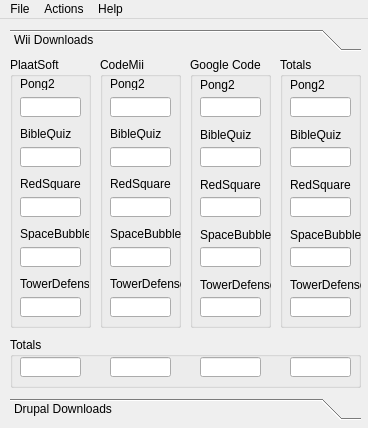
<?xml version="1.0" encoding="UTF-8"?>
<ui version="4.0">
 <class>MainWindow</class>
 <widget class="QMainWindow" name="MainWindow">
  <property name="geometry">
   <rect>
    <x>0</x>
    <y>0</y>
    <width>368</width>
    <height>428</height>
   </rect>
  </property>
  <property name="sizePolicy">
   <sizepolicy hsizetype="Fixed" vsizetype="Fixed">
    <horstretch>0</horstretch>
    <verstretch>0</verstretch>
   </sizepolicy>
  </property>
  <property name="windowTitle">
   <string/>
  </property>
  <property name="windowIcon">
   <iconset>
    <normaloff>images/open.png</normaloff>images/open.png</iconset>
  </property>
  <widget class="QWidget" name="centralWidget">
   <widget class="QToolBox" name="toolBox">
    <property name="geometry">
     <rect>
      <x>10</x>
      <y>10</y>
      <width>351</width>
      <height>391</height>
     </rect>
    </property>
    <property name="currentIndex">
     <number>0</number>
    </property>
    <widget class="QWidget" name="page">
     <property name="geometry">
      <rect>
       <x>0</x>
       <y>0</y>
       <width>351</width>
       <height>337</height>
      </rect>
     </property>
     <attribute name="label">
      <string>Wii Downloads</string>
     </attribute>
     <widget class="QGroupBox" name="groupBox">
      <property name="geometry">
       <rect>
        <x>0</x>
        <y>0</y>
        <width>81</width>
        <height>271</height>
       </rect>
      </property>
      <property name="title">
       <string>PlaatSoft</string>
      </property>
      <widget class="QLabel" name="label">
       <property name="geometry">
        <rect>
         <x>10</x>
         <y>20</y>
         <width>69</width>
         <height>13</height>
        </rect>
       </property>
       <property name="text">
        <string>Pong2</string>
       </property>
      </widget>
      <widget class="QLabel" name="label_4">
       <property name="geometry">
        <rect>
         <x>10</x>
         <y>120</y>
         <width>69</width>
         <height>13</height>
        </rect>
       </property>
       <property name="text">
        <string>RedSquare</string>
       </property>
      </widget>
      <widget class="QLabel" name="label_3">
       <property name="geometry">
        <rect>
         <x>10</x>
         <y>70</y>
         <width>69</width>
         <height>13</height>
        </rect>
       </property>
       <property name="text">
        <string>BibleQuiz</string>
       </property>
      </widget>
      <widget class="QLabel" name="label_2">
       <property name="geometry">
        <rect>
         <x>10</x>
         <y>170</y>
         <width>69</width>
         <height>13</height>
        </rect>
       </property>
       <property name="text">
        <string>SpaceBubble</string>
       </property>
      </widget>
      <widget class="QLabel" name="label_5">
       <property name="geometry">
        <rect>
         <x>10</x>
         <y>220</y>
         <width>69</width>
         <height>13</height>
        </rect>
       </property>
       <property name="text">
        <string>TowerDefense</string>
       </property>
      </widget>
      <widget class="QLineEdit" name="pong2Edit">
       <property name="geometry">
        <rect>
         <x>10</x>
         <y>40</y>
         <width>61</width>
         <height>20</height>
        </rect>
       </property>
       <property name="readOnly">
        <bool>true</bool>
       </property>
      </widget>
      <widget class="QLineEdit" name="bibleQuizEdit">
       <property name="geometry">
        <rect>
         <x>10</x>
         <y>90</y>
         <width>61</width>
         <height>20</height>
        </rect>
       </property>
       <property name="readOnly">
        <bool>true</bool>
       </property>
      </widget>
      <widget class="QLineEdit" name="redSquareEdit">
       <property name="geometry">
        <rect>
         <x>10</x>
         <y>140</y>
         <width>61</width>
         <height>20</height>
        </rect>
       </property>
       <property name="readOnly">
        <bool>true</bool>
       </property>
      </widget>
      <widget class="QLineEdit" name="spaceBubbleEdit">
       <property name="geometry">
        <rect>
         <x>10</x>
         <y>190</y>
         <width>61</width>
         <height>20</height>
        </rect>
       </property>
       <property name="readOnly">
        <bool>true</bool>
       </property>
      </widget>
      <widget class="QLineEdit" name="towerDefenseEdit">
       <property name="geometry">
        <rect>
         <x>10</x>
         <y>240</y>
         <width>61</width>
         <height>20</height>
        </rect>
       </property>
       <property name="readOnly">
        <bool>true</bool>
       </property>
      </widget>
     </widget>
     <widget class="QGroupBox" name="groupBox_2">
      <property name="geometry">
       <rect>
        <x>180</x>
        <y>0</y>
        <width>81</width>
        <height>271</height>
       </rect>
      </property>
      <property name="title">
       <string>Google Code</string>
      </property>
      <widget class="QLabel" name="label_11">
       <property name="geometry">
        <rect>
         <x>10</x>
         <y>20</y>
         <width>101</width>
         <height>16</height>
        </rect>
       </property>
       <property name="text">
        <string>Pong2</string>
       </property>
      </widget>
      <widget class="QLabel" name="label_12">
       <property name="geometry">
        <rect>
         <x>10</x>
         <y>70</y>
         <width>101</width>
         <height>16</height>
        </rect>
       </property>
       <property name="text">
        <string>BibleQuiz</string>
       </property>
      </widget>
      <widget class="QLabel" name="label_13">
       <property name="geometry">
        <rect>
         <x>10</x>
         <y>120</y>
         <width>91</width>
         <height>16</height>
        </rect>
       </property>
       <property name="text">
        <string>RedSquare</string>
       </property>
      </widget>
      <widget class="QLabel" name="label_14">
       <property name="geometry">
        <rect>
         <x>10</x>
         <y>170</y>
         <width>91</width>
         <height>16</height>
        </rect>
       </property>
       <property name="text">
        <string>SpaceBubble</string>
       </property>
      </widget>
      <widget class="QLabel" name="label_15">
       <property name="geometry">
        <rect>
         <x>10</x>
         <y>220</y>
         <width>81</width>
         <height>16</height>
        </rect>
       </property>
       <property name="text">
        <string>TowerDefense</string>
       </property>
      </widget>
      <widget class="QLineEdit" name="pong2Edit3">
       <property name="geometry">
        <rect>
         <x>10</x>
         <y>40</y>
         <width>61</width>
         <height>20</height>
        </rect>
       </property>
       <property name="readOnly">
        <bool>true</bool>
       </property>
      </widget>
      <widget class="QLineEdit" name="bibleQuizEdit3">
       <property name="geometry">
        <rect>
         <x>10</x>
         <y>90</y>
         <width>61</width>
         <height>20</height>
        </rect>
       </property>
       <property name="readOnly">
        <bool>true</bool>
       </property>
      </widget>
      <widget class="QLineEdit" name="redSquareEdit3">
       <property name="geometry">
        <rect>
         <x>10</x>
         <y>140</y>
         <width>61</width>
         <height>20</height>
        </rect>
       </property>
       <property name="readOnly">
        <bool>true</bool>
       </property>
      </widget>
      <widget class="QLineEdit" name="spaceBubbleEdit3">
       <property name="geometry">
        <rect>
         <x>10</x>
         <y>190</y>
         <width>61</width>
         <height>20</height>
        </rect>
       </property>
       <property name="readOnly">
        <bool>true</bool>
       </property>
      </widget>
      <widget class="QLineEdit" name="towerDefenseEdit3">
       <property name="geometry">
        <rect>
         <x>10</x>
         <y>240</y>
         <width>61</width>
         <height>20</height>
        </rect>
       </property>
       <property name="readOnly">
        <bool>true</bool>
       </property>
      </widget>
     </widget>
     <widget class="QGroupBox" name="groupBox_4">
      <property name="geometry">
       <rect>
        <x>270</x>
        <y>0</y>
        <width>81</width>
        <height>271</height>
       </rect>
      </property>
      <property name="title">
       <string>Totals</string>
      </property>
      <widget class="QLabel" name="label_16">
       <property name="geometry">
        <rect>
         <x>10</x>
         <y>20</y>
         <width>71</width>
         <height>16</height>
        </rect>
       </property>
       <property name="text">
        <string>Pong2</string>
       </property>
      </widget>
      <widget class="QLabel" name="label_17">
       <property name="geometry">
        <rect>
         <x>10</x>
         <y>70</y>
         <width>71</width>
         <height>16</height>
        </rect>
       </property>
       <property name="text">
        <string>BibleQuiz</string>
       </property>
      </widget>
      <widget class="QLabel" name="label_18">
       <property name="geometry">
        <rect>
         <x>10</x>
         <y>120</y>
         <width>71</width>
         <height>16</height>
        </rect>
       </property>
       <property name="text">
        <string>RedSquare</string>
       </property>
      </widget>
      <widget class="QLabel" name="label_19">
       <property name="geometry">
        <rect>
         <x>10</x>
         <y>170</y>
         <width>71</width>
         <height>16</height>
        </rect>
       </property>
       <property name="text">
        <string>SpaceBubble</string>
       </property>
      </widget>
      <widget class="QLabel" name="label_20">
       <property name="geometry">
        <rect>
         <x>10</x>
         <y>220</y>
         <width>71</width>
         <height>16</height>
        </rect>
       </property>
       <property name="text">
        <string>TowerDefense</string>
       </property>
      </widget>
      <widget class="QLineEdit" name="pong2Edit4">
       <property name="geometry">
        <rect>
         <x>10</x>
         <y>40</y>
         <width>61</width>
         <height>20</height>
        </rect>
       </property>
       <property name="font">
        <font>
         <weight>75</weight>
         <bold>true</bold>
        </font>
       </property>
       <property name="readOnly">
        <bool>true</bool>
       </property>
      </widget>
      <widget class="QLineEdit" name="bibleQuizEdit4">
       <property name="geometry">
        <rect>
         <x>10</x>
         <y>90</y>
         <width>61</width>
         <height>20</height>
        </rect>
       </property>
       <property name="font">
        <font>
         <weight>75</weight>
         <bold>true</bold>
        </font>
       </property>
       <property name="readOnly">
        <bool>true</bool>
       </property>
      </widget>
      <widget class="QLineEdit" name="redSquareEdit4">
       <property name="geometry">
        <rect>
         <x>10</x>
         <y>140</y>
         <width>61</width>
         <height>20</height>
        </rect>
       </property>
       <property name="font">
        <font>
         <weight>75</weight>
         <bold>true</bold>
        </font>
       </property>
       <property name="readOnly">
        <bool>true</bool>
       </property>
      </widget>
      <widget class="QLineEdit" name="spaceBubbleEdit4">
       <property name="geometry">
        <rect>
         <x>10</x>
         <y>190</y>
         <width>61</width>
         <height>20</height>
        </rect>
       </property>
       <property name="font">
        <font>
         <weight>75</weight>
         <bold>true</bold>
        </font>
       </property>
       <property name="readOnly">
        <bool>true</bool>
       </property>
      </widget>
      <widget class="QLineEdit" name="towerDefenseEdit4">
       <property name="geometry">
        <rect>
         <x>10</x>
         <y>240</y>
         <width>61</width>
         <height>20</height>
        </rect>
       </property>
       <property name="font">
        <font>
         <weight>75</weight>
         <bold>true</bold>
        </font>
       </property>
       <property name="readOnly">
        <bool>true</bool>
       </property>
      </widget>
     </widget>
     <widget class="QGroupBox" name="groupBox_5">
      <property name="geometry">
       <rect>
        <x>0</x>
        <y>280</y>
        <width>351</width>
        <height>51</height>
       </rect>
      </property>
      <property name="title">
       <string>Totals</string>
      </property>
      <widget class="QLineEdit" name="totals">
       <property name="geometry">
        <rect>
         <x>10</x>
         <y>20</y>
         <width>61</width>
         <height>20</height>
        </rect>
       </property>
       <property name="font">
        <font>
         <weight>75</weight>
         <bold>true</bold>
        </font>
       </property>
       <property name="readOnly">
        <bool>true</bool>
       </property>
      </widget>
      <widget class="QLineEdit" name="totals2">
       <property name="geometry">
        <rect>
         <x>100</x>
         <y>20</y>
         <width>61</width>
         <height>20</height>
        </rect>
       </property>
       <property name="font">
        <font>
         <weight>75</weight>
         <bold>true</bold>
        </font>
       </property>
       <property name="readOnly">
        <bool>true</bool>
       </property>
      </widget>
      <widget class="QLineEdit" name="totals3">
       <property name="geometry">
        <rect>
         <x>190</x>
         <y>20</y>
         <width>61</width>
         <height>20</height>
        </rect>
       </property>
       <property name="font">
        <font>
         <weight>75</weight>
         <bold>true</bold>
        </font>
       </property>
       <property name="readOnly">
        <bool>true</bool>
       </property>
      </widget>
      <widget class="QLineEdit" name="totals4">
       <property name="geometry">
        <rect>
         <x>280</x>
         <y>20</y>
         <width>61</width>
         <height>20</height>
        </rect>
       </property>
       <property name="font">
        <font>
         <weight>75</weight>
         <bold>true</bold>
        </font>
       </property>
       <property name="readOnly">
        <bool>true</bool>
       </property>
      </widget>
     </widget>
     <widget class="QGroupBox" name="groupBox_3">
      <property name="geometry">
       <rect>
        <x>90</x>
        <y>0</y>
        <width>81</width>
        <height>271</height>
       </rect>
      </property>
      <property name="title">
       <string>CodeMii</string>
      </property>
      <widget class="QLabel" name="label_6">
       <property name="geometry">
        <rect>
         <x>10</x>
         <y>20</y>
         <width>79</width>
         <height>13</height>
        </rect>
       </property>
       <property name="text">
        <string>Pong2</string>
       </property>
      </widget>
      <widget class="QLabel" name="label_7">
       <property name="geometry">
        <rect>
         <x>10</x>
         <y>70</y>
         <width>79</width>
         <height>13</height>
        </rect>
       </property>
       <property name="text">
        <string>BibleQuiz</string>
       </property>
      </widget>
      <widget class="QLabel" name="label_8">
       <property name="geometry">
        <rect>
         <x>10</x>
         <y>120</y>
         <width>79</width>
         <height>13</height>
        </rect>
       </property>
       <property name="text">
        <string>RedSquare</string>
       </property>
      </widget>
      <widget class="QLabel" name="label_9">
       <property name="geometry">
        <rect>
         <x>10</x>
         <y>170</y>
         <width>79</width>
         <height>13</height>
        </rect>
       </property>
       <property name="text">
        <string>SpaceBubble</string>
       </property>
      </widget>
      <widget class="QLabel" name="label_10">
       <property name="geometry">
        <rect>
         <x>10</x>
         <y>220</y>
         <width>79</width>
         <height>13</height>
        </rect>
       </property>
       <property name="text">
        <string>TowerDefense</string>
       </property>
      </widget>
      <widget class="QLineEdit" name="pong2Edit2">
       <property name="geometry">
        <rect>
         <x>10</x>
         <y>40</y>
         <width>61</width>
         <height>20</height>
        </rect>
       </property>
       <property name="readOnly">
        <bool>true</bool>
       </property>
      </widget>
      <widget class="QLineEdit" name="bibleQuizEdit2">
       <property name="geometry">
        <rect>
         <x>10</x>
         <y>90</y>
         <width>61</width>
         <height>20</height>
        </rect>
       </property>
       <property name="readOnly">
        <bool>true</bool>
       </property>
      </widget>
      <widget class="QLineEdit" name="redSquareEdit2">
       <property name="geometry">
        <rect>
         <x>10</x>
         <y>140</y>
         <width>61</width>
         <height>20</height>
        </rect>
       </property>
       <property name="readOnly">
        <bool>true</bool>
       </property>
      </widget>
      <widget class="QLineEdit" name="spaceBubbleEdit2">
       <property name="geometry">
        <rect>
         <x>10</x>
         <y>190</y>
         <width>61</width>
         <height>20</height>
        </rect>
       </property>
       <property name="readOnly">
        <bool>true</bool>
       </property>
      </widget>
      <widget class="QLineEdit" name="towerDefenseEdit2">
       <property name="geometry">
        <rect>
         <x>10</x>
         <y>240</y>
         <width>61</width>
         <height>20</height>
        </rect>
       </property>
       <property name="readOnly">
        <bool>true</bool>
       </property>
      </widget>
     </widget>
    </widget>
    <widget class="QWidget" name="page_2">
     <property name="geometry">
      <rect>
       <x>0</x>
       <y>0</y>
       <width>351</width>
       <height>337</height>
      </rect>
     </property>
     <attribute name="label">
      <string>Drupal Downloads</string>
     </attribute>
     <widget class="QGroupBox" name="groupBox_6">
      <property name="geometry">
       <rect>
        <x>0</x>
        <y>0</y>
        <width>131</width>
        <height>271</height>
       </rect>
      </property>
      <property name="title">
       <string>PlaatSoft</string>
      </property>
      <widget class="QLabel" name="label_21">
       <property name="geometry">
        <rect>
         <x>10</x>
         <y>20</y>
         <width>79</width>
         <height>13</height>
        </rect>
       </property>
       <property name="text">
        <string>Addressbook</string>
       </property>
      </widget>
      <widget class="QLabel" name="label_22">
       <property name="geometry">
        <rect>
         <x>10</x>
         <y>70</y>
         <width>101</width>
         <height>16</height>
        </rect>
       </property>
       <property name="text">
        <string>Event Notification</string>
       </property>
      </widget>
      <widget class="QLabel" name="label_23">
       <property name="geometry">
        <rect>
         <x>10</x>
         <y>120</y>
         <width>111</width>
         <height>16</height>
        </rect>
       </property>
       <property name="text">
        <string>Church Administration</string>
       </property>
      </widget>
      <widget class="QLineEdit" name="addressbookEdit1">
       <property name="geometry">
        <rect>
         <x>10</x>
         <y>40</y>
         <width>111</width>
         <height>20</height>
        </rect>
       </property>
       <property name="readOnly">
        <bool>true</bool>
       </property>
      </widget>
      <widget class="QLineEdit" name="eventNotificationEdit1">
       <property name="geometry">
        <rect>
         <x>10</x>
         <y>90</y>
         <width>111</width>
         <height>20</height>
        </rect>
       </property>
       <property name="readOnly">
        <bool>true</bool>
       </property>
      </widget>
      <widget class="QLineEdit" name="churchEdit1">
       <property name="geometry">
        <rect>
         <x>10</x>
         <y>140</y>
         <width>111</width>
         <height>20</height>
        </rect>
       </property>
       <property name="readOnly">
        <bool>true</bool>
       </property>
      </widget>
     </widget>
     <widget class="QGroupBox" name="groupBox_7">
      <property name="geometry">
       <rect>
        <x>0</x>
        <y>280</y>
        <width>131</width>
        <height>51</height>
       </rect>
      </property>
      <property name="title">
       <string>Totals</string>
      </property>
      <widget class="QLineEdit" name="totalsDrupalEdit1">
       <property name="geometry">
        <rect>
         <x>10</x>
         <y>20</y>
         <width>111</width>
         <height>20</height>
        </rect>
       </property>
       <property name="font">
        <font>
         <weight>75</weight>
         <bold>true</bold>
        </font>
       </property>
       <property name="readOnly">
        <bool>true</bool>
       </property>
      </widget>
     </widget>
    </widget>
   </widget>
  </widget>
  <widget class="QMenuBar" name="menuBar">
   <property name="geometry">
    <rect>
     <x>0</x>
     <y>0</y>
     <width>368</width>
     <height>20</height>
    </rect>
   </property>
   <widget class="QMenu" name="menuExit">
    <property name="title">
     <string>File</string>
    </property>
    <addaction name="actionExit"/>
   </widget>
   <widget class="QMenu" name="menuHelp">
    <property name="title">
     <string>Help</string>
    </property>
    <addaction name="actionAbout"/>
    <addaction name="actionAbout_QT"/>
   </widget>
   <widget class="QMenu" name="menuEdit">
    <property name="title">
     <string>Actions</string>
    </property>
    <addaction name="actionRefreshData"/>
    <addaction name="actionDataClipboard"/>
   </widget>
   <addaction name="menuExit"/>
   <addaction name="menuEdit"/>
   <addaction name="menuHelp"/>
  </widget>
  <action name="actionAbout">
   <property name="text">
    <string>About</string>
   </property>
  </action>
  <action name="actionExit">
   <property name="text">
    <string>Exit</string>
   </property>
  </action>
  <action name="actionAbout_QT">
   <property name="text">
    <string>About Qt</string>
   </property>
  </action>
  <action name="actionDataClipboard">
   <property name="text">
    <string>Data to Clipboard</string>
   </property>
  </action>
  <action name="actionRefreshData">
   <property name="text">
    <string>Refresh Data</string>
   </property>
  </action>
 </widget>
 <layoutdefault spacing="6" margin="11"/>
 <tabstops>
  <tabstop>pong2Edit</tabstop>
  <tabstop>pong2Edit2</tabstop>
  <tabstop>pong2Edit3</tabstop>
  <tabstop>pong2Edit4</tabstop>
  <tabstop>bibleQuizEdit</tabstop>
  <tabstop>bibleQuizEdit2</tabstop>
  <tabstop>bibleQuizEdit3</tabstop>
  <tabstop>bibleQuizEdit4</tabstop>
  <tabstop>redSquareEdit</tabstop>
  <tabstop>redSquareEdit2</tabstop>
  <tabstop>redSquareEdit3</tabstop>
  <tabstop>redSquareEdit4</tabstop>
  <tabstop>spaceBubbleEdit</tabstop>
  <tabstop>spaceBubbleEdit2</tabstop>
  <tabstop>spaceBubbleEdit3</tabstop>
  <tabstop>spaceBubbleEdit4</tabstop>
  <tabstop>towerDefenseEdit</tabstop>
  <tabstop>towerDefenseEdit2</tabstop>
  <tabstop>towerDefenseEdit3</tabstop>
  <tabstop>towerDefenseEdit4</tabstop>
  <tabstop>totals</tabstop>
  <tabstop>totals2</tabstop>
  <tabstop>totals3</tabstop>
  <tabstop>totals4</tabstop>
  <tabstop>addressbookEdit1</tabstop>
  <tabstop>eventNotificationEdit1</tabstop>
  <tabstop>churchEdit1</tabstop>
  <tabstop>totalsDrupalEdit1</tabstop>
 </tabstops>
 <resources/>
 <connections/>
</ui>
